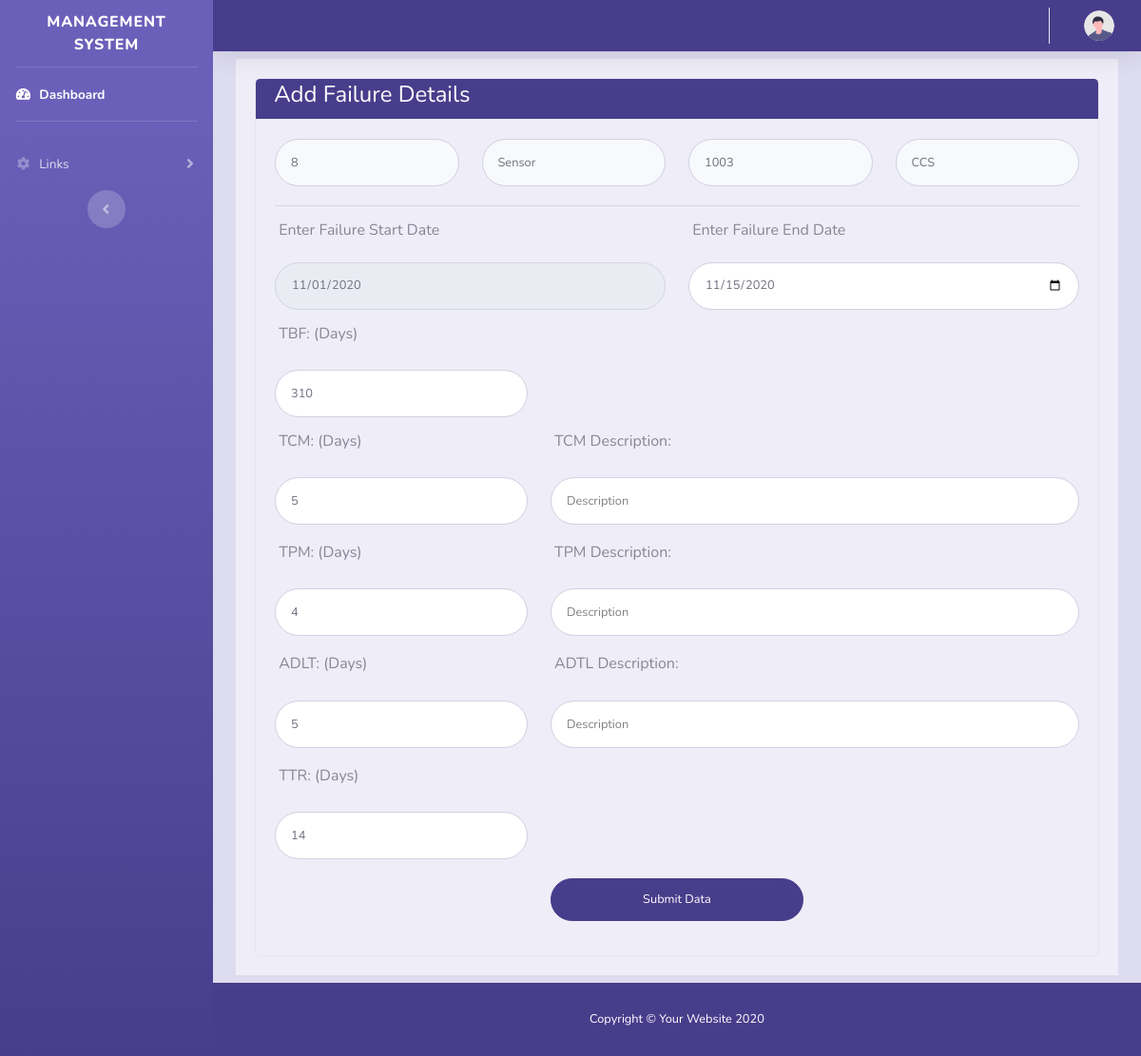
/manager/update_details/8, run on the app's committed database.
### tables this page shows
CREATE TABLE `controller_data_detail` (
  `id` bigint(20) NOT NULL,
  `Controller_Data_ID` bigint(20) NOT NULL,
  `Failure_start_date` date,
  `Failure_end_date` date,  
  `TBF` INT DEFAULT NULL,
  `TCM` INT DEFAULT NULL,
  `TCM_Desc` varchar(1000) DEFAULT NULL,
  `TPM` INT DEFAULT NULL,
  `TPM_Desc` varchar(1000) DEFAULT NULL,
  `ADLT` INT DEFAULT NULL,
  `ADLT_Desc` varchar(1000) DEFAULT NULL,
  `TTR` INT DEFAULT NULL,
  `RegDate` date DEFAULT current_timestamp(),
  `Status` varchar(15)
);

CREATE TABLE `controller_data` (
  `ID` bigint(20) NOT NULL,
  `Controller_type` varchar(30) NOT NULL,
  `Controller_Name` varchar(30) NOT NULL,
  `Controller_Code` varchar(30),
  `Ship_ID` bigint(20),
  `ESWB` varchar(30) NOT NULL,
  `Includes` varchar(50) DEFAULT NULL,
  `Not_Includes` varchar(50) DEFAULT NULL,
  `Associated_Equipment` varchar(50) DEFAULT NULL,
  `MTBF` decimal(8,2) DEFAULT NULL,
  `MTTR` decimal(8,2) DEFAULT NULL,
  `Availability` decimal(8,2) DEFAULT NULL,
  `Reliability` decimal(8,2) DEFAULT NULL,
  `Default_Reliability` decimal(8,2) DEFAULT 0.00,
  `Comission_date` date DEFAULT NULL,
  `Total_Equipped` int
);

### application/views/manager/add_details.php (the view, shortened to what the rows shown need)
<div class="container">
    <div id="form_div" class="card-body bg-custom3 my-2">
        <div class="row">
            <div class="col-lg-12">
                <div class="card bg-custom3">
                    <div class="card-header bg-custom1">
                        <div class="row">
                            <div class="col-sm-11">
                                <h1 class="h4 text-white">Add Failure Details</h1>
                            </div>
                        </div>
                    </div>
                    <div class="card-body">
                        <form class="user" role="form" id="update_form" method="post" action="<?= base_url(); ?>Manager/<?php if ($update == "No") {
                                                                                                                               echo 'add_data';
                                                                                                                           } else {
                                                                                                                               echo 'Update_data';
                                                                                                                           } ?>/<?php if (isset($selected_controller_data['Controller_type'])) {
                                                                                                                                       echo $selected_controller_data['ID'];
                                                                                                                                   } else {
                                                                                                                                       echo "";
                                                                                                                                   }; ?>">
                            <div class="form-group row">
                                <div class="col-sm-3 mb-1">
                                    <input type="text" class="form-control form-control-user bg-light" name="id" id="id" placeholder="ID" value="<?php if (isset($selected_controller_data['ID'])) {
                                                                                                                                                       echo $selected_controller_data['ID'];
                                                                                                                                                   } else {
                                                                                                                                                       echo "";
                                                                                                                                                   }; ?>" disabled>
                                </div>
                                <div class="col-sm-3 mb-1">
                                    <input type="text" class="form-control form-control-user bg-light" name="Controller_type" id="Controller_type" placeholder="Controller Type" value="<?php if (isset($selected_controller_data['Controller_type'])) {
                                                                                                                                                                                               echo $selected_controller_data['Controller_type'];
                                                                                                                                                                                           } else {
                                                                                                                                                                                               echo "";
                                                                                                                                                                                           }; ?>" disabled>
                                </div>
                                <div class="col-sm-3 mb-1">
                                    <input type="text" class="form-control form-control-user bg-light" name="ESWB" id="ESWB" placeholder="ESWB" value="<?php if (isset($selected_controller_data['ESWB'])) {
                                                                                                                                                           echo $selected_controller_data['ESWB'];
                                                                                                                                                       } else {
                                                                                                                                                           echo "";
                                                                                                                                                       }; ?>" disabled>
                                </div>
                                <div class="col-sm-3 mb-1">
                                    <input type="text" class="form-control form-control-user bg-light" name="Name" id="Name" placeholder="Name" value="<?php if (isset($selected_controller_data['Controller_Name'])) {
                                                                                                                                                           echo $selected_controller_data['Controller_Name'];
                                                                                                                                                       } else {
                                                                                                                                                           echo "";
                                                                                                                                                       }; ?>" disabled>
                                </div>
                            </div>
                            <div class="form-group row">
                                <div class="col-sm-6">
                                    <input type="date" class="form-control form-control-user" name="failure_start_date" id="Failure_start_date" placeholder="Failure Start Date*" value="<?php if (isset($selected_controller_data['Failure_start_date'])) {
                                                                                                                                                                                               echo $selected_controller_data['Failure_start_date'];
                                                                                                                                                                                           } else {
                                                                                                                                                                                               echo "";
                                                                                                                                                                                           }; ?>" <?php if ($update == "Yes") { ?> readonly <?php } ?>>
                                </div>
                                <div class="col-sm-6">
                                    <input type="date" class="form-control form-control-user" name="failure_end_date" id="Failure_end_date" placeholder="Failure End Date*" value="<?php if (isset($selected_controller_data['Failure_end_date'])) {
                                                                                                                                                                                       echo $selected_controller_data['Failure_end_date'];
                                                                                                                                                                                   } else {
                                                                                                                                                                                       echo "";
                                                                                                                                                                                   }; ?>">
                                </div>
                            </div>
                            <div class="form-group row">
                                <div class="col-sm-4">
                                    <input type="text" class="form-control form-control-user" value="<?php if (isset($selected_controller_data['TBF'])) {
                                                                                                           echo $selected_controller_data['TBF'];
                                                                                                       } else {
                                                                                                           echo "";
                                                                                                       }; ?>" name="TBF" id="TBF" placeholder="TBF*">
                                </div>
                            </div>
                            <div class="form-group row">
                                <div class="col-sm-4 mb-1">
                                    <input type="text" class="form-control form-control-user" value="<?php if (isset($selected_controller_data['TCM'])) {
                                                                                                           echo $selected_controller_data['TCM'];
                                                                                                       } else {
                                                                                                           echo "";
                                                                                                       }; ?>" name="TCM" id="TCM" placeholder="TCM*">
                                </div>
                                <div class="col-sm-8">
                                    <input type="text" class="form-control form-control-user" value="<?php if (isset($selected_controller_data['TCM_Desc'])) {
                                                                                                           echo $selected_controller_data['TCM_Desc'];
                                                                                                       } else {
                                                                                                           echo "";
                                                                                                       }; ?>" name="TCM_Desc" id="TCM_Desc" placeholder="Description">
                                </div>
                            </div>
                            <div class="form-group row">
                                <div class="col-sm-4">
                                    <input type="text" class="form-control form-control-user" value="<?php if (isset($selected_controller_data['TPM'])) {
                                                                                                           echo $selected_controller_data['TPM'];
                                                                                                       } else {
                                                                                                           echo "";
                                                                                                       }; ?>" name="TPM" id="TPM" placeholder="TPM*">
                                </div>
                                <div class="col-sm-8 mb-1">
                                    <input type="text" class="form-control form-control-user" value="<?php if (isset($selected_controller_data['TPM_Desc'])) {
                                                                                                           echo $selected_controller_data['TPM_Desc'];
                                                                                                       } else {
                                                                                                           echo "";
                                                                                                       }; ?>" name="TPM_Desc" id="TPM_Desc" placeholder="Description">
                                </div>
                            </div>
                            <div class="form-group row">
                                <div class="col-sm-4 mb-1">
                                    <input type="text" class="form-control form-control-user" value="<?php if (isset($selected_controller_data['ADLT'])) {
                                                                                                           echo $selected_controller_data['ADLT'];
                                                                                                       } else {
                                                                                                           echo "";
                                                                                                       }; ?>" name="ADLT" id="ADLT" placeholder="ADLT*">
                                </div>
                                <div class="col-sm-8 mb-1">
                                    <input type="text" class="form-control form-control-user" value="<?php if (isset($selected_controller_data['ADLT_Desc'])) {
                                                                                                           echo $selected_controller_data['ADLT_Desc'];
                                                                                                       } else {
                                                                                                           echo "";
                                                                                                       }; ?>" name="ADLT_Desc" id="ADLT_Desc" placeholder="Description">
                                </div>
                            </div>
                            <div class="form-group row">
                                <div class="col-sm-4 mb-1">
                                    <input type="text" class="form-control form-control-user" value="<?php if (isset($selected_controller_data['TTR'])) {
                                                                                                           echo $selected_controller_data['TTR'];
                                                                                                       } else {
                                                                                                           echo "";
                                                                                                       }; ?>" name="TTR" id="TTR" placeholder="TTR*">
                                </div>
                            </div>
                        </form>
                    </div>
                </div>
            </div>
        </div>
    </div>
</div>
</div>

### data on the page
controller_data_detail: id "8", Controller_type "Sensor", ESWB "1003", Name "CCS", failure_start_date "11/01/2020", failure_end_date "11/15/2020", TBF "310", TCM "5", TPM "4", ADLT "5", TTR "14"
